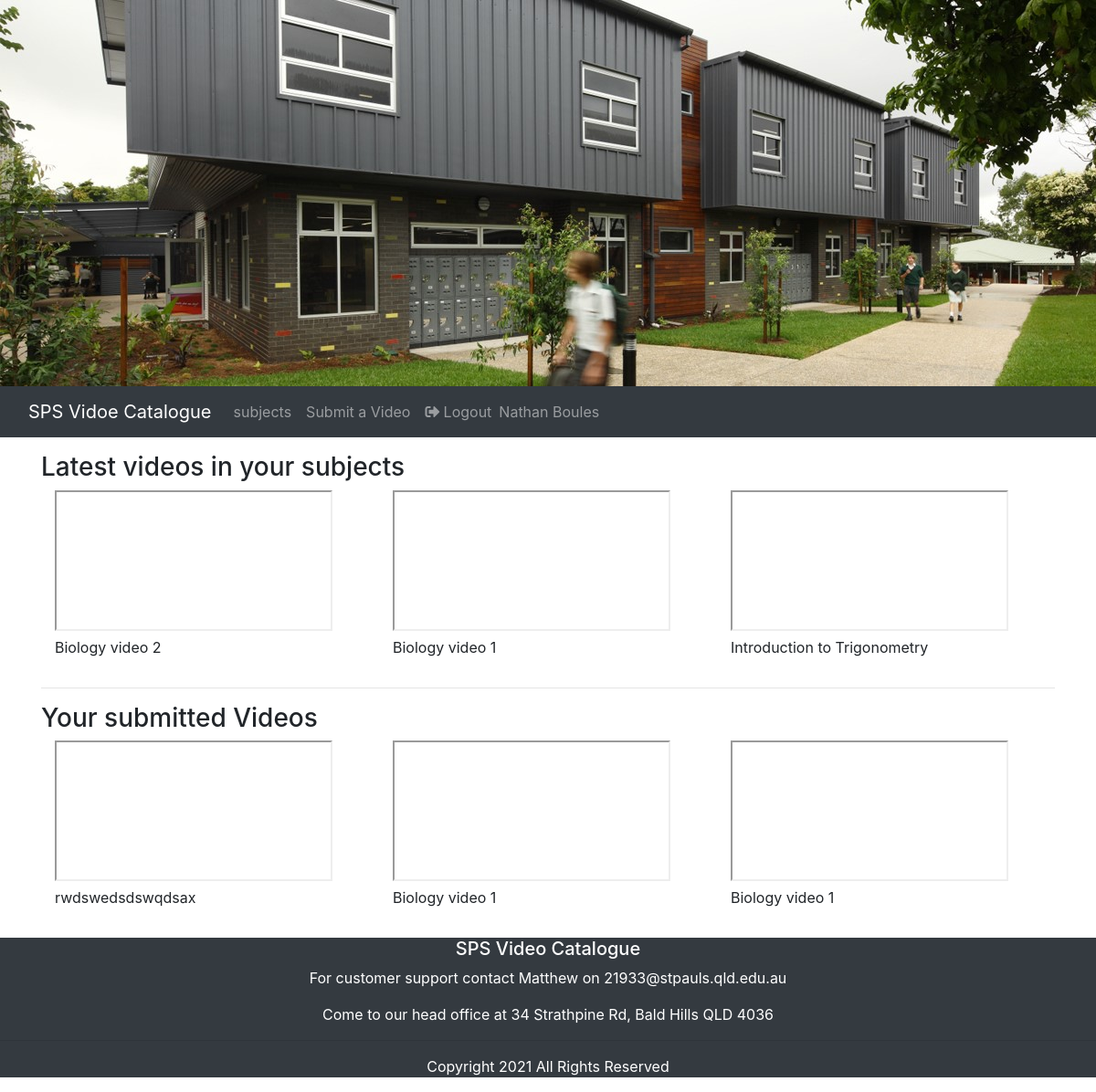
Page /home (signed in) on the committed database.
### tables this page shows
CREATE TABLE videos (video_id INTEGER PRIMARY KEY AUTOINCREMENT NOT NULL, url TEXT NOT NULL, video_description TEXT NOT NULL, is_approved BOOLEAN NOT NULL, submitted_by TEXT REFERENCES users (username) ON DELETE NO ACTION ON UPDATE CASCADE NOT NULL, date_submitted DATETIME NOT NULL);

### app.py (the view)
@app.route('/home')
def home():
    if session['username']:
        print(type(session['username']))
        sql = """select *
                from videos
                where video_id in (
                    select video_id
                    from topic_videos
                    where topic_id in (
                        select topic_id
                        from topics
                        where subject_code in (
                            select subject_code
                            from users u, enrolments e, classes c
                            where u.username = e.username
                            and e.class_id = c.class_id
                            and u.username = ?)))
                            and is_approved = 'True'
                            order by date_submitted desc
                            limit 3;
                """
        cur.execute(sql, (session['username'],))
        home_results = cur.fetchall()
        sql = """select *
                        from videos
                        where submitted_by = ?
                        and is_approved = 'True'
                        order by date_submitted asc
                        limit 3;"""
        cur.execute(sql, (session['username'],))
        your_results = cur.fetchall()
        return render_template("home.html", title="home", home_results=home_results, your_results=your_results)
    else:
        return redirect('login')

### templates/home.html (shortened to what this page needs)
{% extends 'layout.html' %}
{% block mainContent %}
<div class="container">
    <div class="row">
        <div class="col">
            <h3>Latest videos in your subjects</h3>
            <div class="container">
            <div class="row align-items-center">
            {% for row in home_results %}
                <div class="col">
            <iframe src="//www.youtube.com/embed/{{row['url']}}" allowfullscreen></iframe>
                    <p>{{row['video_description']}}</p>
                    </div>
            {% endfor %}
                </div>
                </div>
            <hr>
            <h3>Your submitted Videos</h3>
            <div class="container">
            <div class="row align-items-center">
            {% for row in your_results %}
                <div class="col">
            <iframe src="//www.youtube.com/embed/{{row['url']}}" allowfullscreen></iframe>
                    <p>{{row['video_description']}}</p>
                    </div>
            {% endfor %}
                </div>
                </div>
        </div>
    </div>
</div>
{% endblock %}

### rows in the picture
videos: video_description "Biology video 2"
videos: video_description "Biology video 1"
videos: video_description "Introduction to Trigonometry"
videos: video_description "rwdswedsdswqdsax"
videos: video_description "Biology video 1"

### other values in the picture
{{ session['firstname'] }} "Nathan"
{{ session['surname'] }} "Boules"
